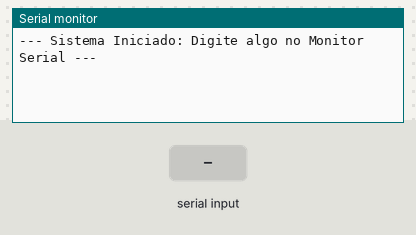
This sketch was run on a simulated Arduino Uno, built with avr-gcc and run on an emulated ATmega328P. Shown: the last lines printed to the serial monitor. The inputs (shaded band) are chosen by the test bench.

Above: at 1.2 s.
1.3 s: "A" received over Serial
At 2.5 s:
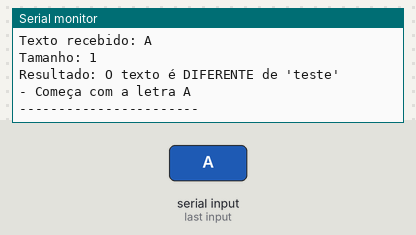
2.8 s: "1" received over Serial
At 4.2 s:
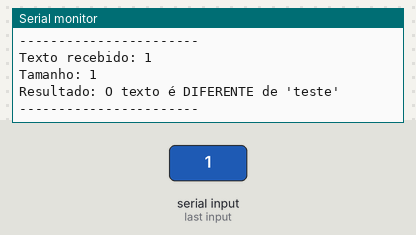

Measured:
- after the input at 1.3 s, the serial monitor: prints a new line at once (image 1)
- after the input at 2.8 s, the serial monitor: prints a new line at once (image 2)

The sketch:

manipulacao_strings_pt1.ino
```cpp
/**
 * PROJETO: Guia de Manipulação de Strings em Microcontroladores (PARTE1)
 * DESCRIÇÃO: Exemplos de concatenação, conversão, comparação e filtros de Strings.
 * AUTOR: Adaptado de aula técnica
 */

// Variáveis Globais
String textoRecebido = "";
unsigned long delay1 = 0;
const String textoAlvo = "teste"; // Texto para fins de comparação

void setup() {
  Serial.begin(9600);
  Serial.println("--- Sistema Iniciado: Digite algo no Monitor Serial ---");

  // ============================================================
  // SEÇÃO 1: EXEMPLOS DE CONCATENAÇÃO (Para consulta)
  // ============================================================
  /*
    String t1 = "Arduino";
    String t2 = " Uno";
    t1.concat(t2);         // Resultado: "Arduino Uno"
    t1 += " R3";           // Resultado: "Arduino Uno R3"
    t1 = t1 + " " + 2024;  // Concatena números automaticamente
  */

  // ============================================================
  // SEÇÃO 2: EXEMPLOS DE CONVERSÃO (Para consulta)
  // ============================================================
  /*
    int num = 255;
    float real = 345.8765;

    String binario = String(num, BIN);    // "11111111"
    String hexadecimal = String(num, HEX);// "FF"
    String decimal = String(real, 2);     // "345.88" (2 casas decimais)
  */
}

void loop() {
  // --- LEITURA SERIAL ---
  if (Serial.available()) {
    char caracter = Serial.read();
    textoRecebido += caracter;
    delay1 = millis(); // Reinicia o cronômetro a cada caractere recebido
  }

  // --- PROCESSAMENTO DA MENSAGEM (Após 10ms de silêncio) ---
  if (((millis() - delay1) > 10) && (textoRecebido != "")) {

    // 1. Limpeza de caracteres invisíveis (\n ou \r)
    textoRecebido.trim();

    Serial.print("Texto recebido: ");
    Serial.println(textoRecebido);

    // 2. Exemplo: Tamanho da String
    Serial.print("Tamanho: ");
    Serial.println(textoRecebido.length());

    // 3. Exemplo: Comparação (Ignorando maiúsculas/minúsculas)
    if (textoRecebido.equalsIgnoreCase(textoAlvo)) {
      Serial.println("Resultado: O texto é IGUAL a 'teste'");
    } else {
      Serial.println("Resultado: O texto é DIFERENTE de 'teste'");
    }

    // 4. Exemplo: startsWith e endsWith
    // Verifica se começa com 'A' a partir da posição 0
    if (textoRecebido.startsWith("A")) {
      Serial.println("- Começa com a letra A");
    }

    // Verifica se termina com '!'
    if (textoRecebido.endsWith("!")) {
      Serial.println("- Termina com exclamação");
    }

    Serial.println("-----------------------");

    // 5. Limpa a variável para a próxima leitura
    textoRecebido = "";
  }
}
```
